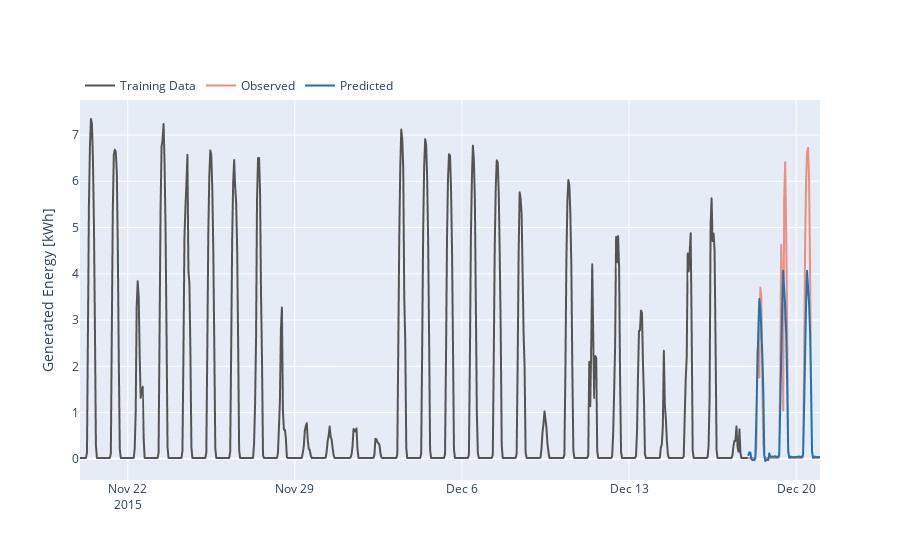

Write notebook code for a chart like this one.
### Code cell
fig = go.Figure(go.Scattergl(
    x=test[start_train: end_train].index,
    y=test['Generated Energy'][start_train: end_train],
    name="Training Data",
    line=dict(color='rgb(84, 84, 84)')
))

fig.add_trace(go.Scattergl(
    x=test[start_test: end_test].index,
    y=test['Generated Energy'][start_test: end_test],
    name="Observed",
    line=dict(color='rgb(234,143,129)')
))

fig.add_trace(go.Scattergl(
    x=predictions.index,
    y=predictions['predicted_mean'],
    name="Predicted",
    line=dict(color='rgb(32,115,171)')
))

fig.update_xaxes(range=['2015-11-20 00:00:00', '2015-12-21 00:00:00'])
fig.update_yaxes(title="Generated Energy [kWh]")
fig.update_layout(template="plotly",
                  legend=dict(orientation="h",
                              yanchor="bottom",
                              y=1,
                              xanchor="left",
                              x=0))

fig.write_html("slidingwindowarima/window_sarimax_producing_NEW.html")
fig.show()
